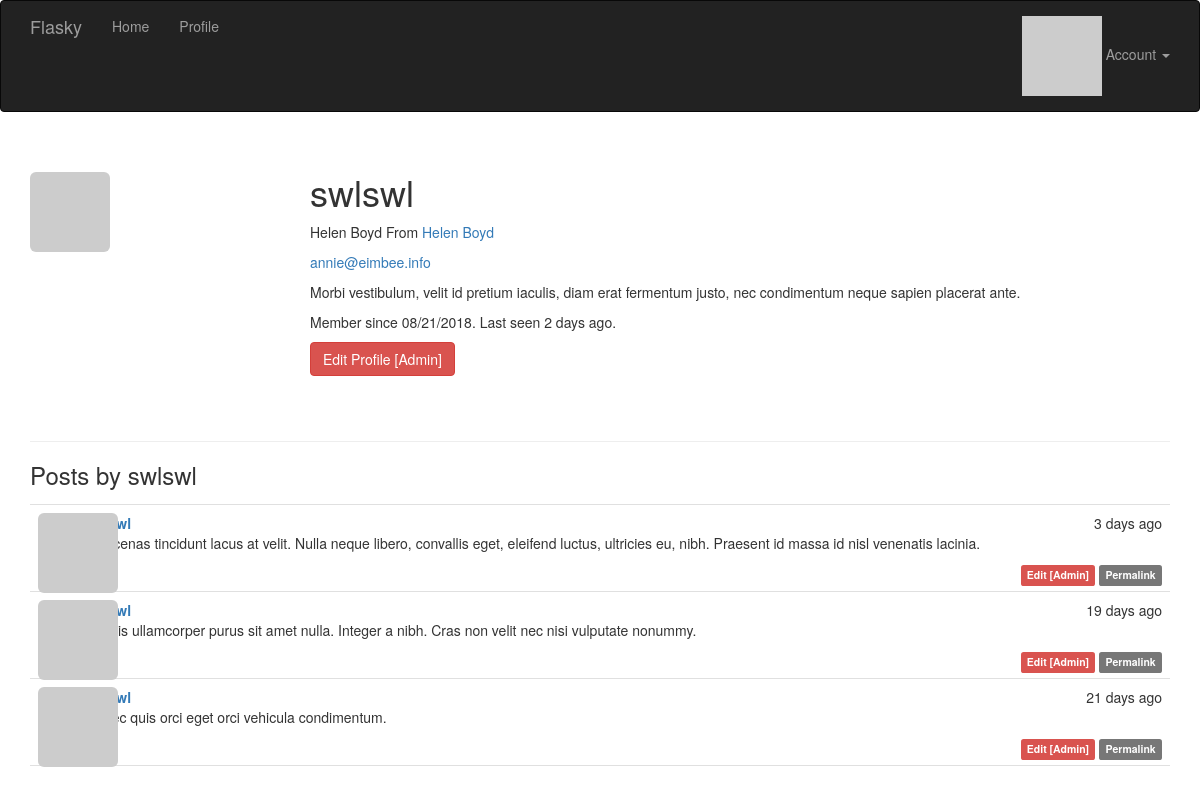
Screenshot of /user/swlswl (signed in) with the database file from the repository.
### app/models.py (models this page shows, shortened)
class User(UserMixin, db.Model):
    __tablename__ = 'users'
    id = db.Column(db.Integer, primary_key=True)  # 用户id
    email = db.Column(db.String(64), unique=True, index=True)  # 用户邮箱
    username = db.Column(db.String(64), unique=True, index=True)  # 用户名
    password_hash = db.Column(db.String(128))  # 加密的密码
    role_id = db.Column(db.Integer, db.ForeignKey('roles.id'))
    name = db.Column(db.String(64))  # 真实姓名
    location = db.Column(db.String(64))  # 所在地
    about_me = db.Column(db.Text())  # 自我介绍
    member_since = db.Column(db.DateTime(), default=datetime.utcnow)  # 注册时间
    last_seen = db.Column(db.DateTime(), default=datetime.utcnow)  # 最后访问日期
    avatar_hash = db.Column(db.String(32))  # 头像的hash值
    posts = db.relationship('Post', backref='author', lazy='dynamic')
    confirmed = db.Column(db.Boolean, default=False)  # 是否确认
    def can(self, permissions):
        return self.role is not None and (self.role.permissions & permissions) == permissions
    def is_administrator(self):
        return self.can(Permission.ADMINISTER)
    @property
    def password(self):
        raise AttributeError('password is not a readable attribute')
    def ping(self):
        self.last_seen = datetime.utcnow()
        db.session.add(self)
    def gravatar(self, size=100, default='identicon', rating='g'):
        if request.is_secure:
            url = "https://secure.gravatar.com/avatar"
        else:
            url = 'http://www.gravatar.com/avatar'
        hash = self.avatar_hash or hashlib.md5(self.email.encode('utf-8')).hexdigest()
        return '{url}/{hash}?s={size}&d={default}&r={rating}'.format(
            url=url, hash=hash, size=size, default=default, rating=rating)

class Post(db.Model):  # 文章模型
    __tablename__ = 'posts'
    id = db.Column(db.Integer, primary_key=True)
    body = db.Column(db.Text)
    timestamp = db.Column(db.DateTime, index=True, default=datetime.utcnow)
    author_id = db.Column(db.Integer, db.ForeignKey('users.id'))
    body_html = db.Column(db.Text)

### app/main/views.py (the view)
@main.route('/user/<username>')
def user(username):
    user = User.query.filter_by(username=username).first()
    if user is None:
        abort(404)
    posts = user.posts.order_by(Post.timestamp.desc()).all()
    return render_template('user.html', user=user, posts=posts)

### app/auth/views.py (called while the page is built)
@auth.before_app_request  # 在before_app_request 处理程序中过滤未确认的账户
def before_request():
    if current_user.is_authenticated:
        current_user.ping()
        if not current_user.confirmed and \
                request.endpoint[:5] != 'auth.' and \
                request.endpoint != 'static':
            return redirect(url_for('auth.unconfirmed'))

### app/main/__init__.py (called while the page is built)
@main.app_context_processor  # 把Permission类加入模板上下文
def inject_permissions():
    return dict(Permission=Permission)

### app/models.py (called while the page is built)
@login_manager.user_loader  # 实现一个回调函数，使用指定的标识符加载用户。
def load_user(user_id):
    return User.query.get(int(user_id))  # 接收以Unicode字符串形式表示的用户标识符。如果能找到用户，返回用户对象，否则，返回None

### app/templates/user.html (shortened to what this page needs)
{% extends "base.html" %}
{% block page_content %}
<div class="page-header">
    <img class="img-rounded profile-thumbnail" src="{{current_user.gravatar(size=256)}}">
    <div class="profile-header">
        <h1>{{user.username}}</h1>
        {% if user.name or user.location %}
        <p>
            {% if user.name %}{{user.name}}{% endif %}
            {% if user.location %}
            From <a href="https://map.baidu.com/?q={{user.location}}">
            {{user.location}}
        </a>
            {% endif %}
        </p>
        {% endif %}
        {% if current_user.is_administrator() %}
        <p><a href="mailto:{{user.email}}">{{user.email}}</a></p>
        {% endif %}
        {% if user.about_me %}<p>{{user.about_me}}</p>{% endif %}
        <p>
            Member since {{moment(user.member_since).format('L')}}.
            Last seen {{moment(user.last_seen).fromNow()}}.
        </p>
        <p>
            {% if current_user.is_administrator() %}
            <a class="btn btn-danger" href="{{url_for('.edit_profile_admin',id=user.id)}}">Edit Profile [Admin]</a>
            {% endif %}
        </p>
    </div>
</div>
<h3>Posts by {{user.username}}</h3>
{% include '_posts.html' %}
{% endblock %}

### app/templates/_posts.html
<ul class="posts">
    {% for post in posts %}
    <li class="post">
        <div class="post-thumbnail">
            <a href="{{url_for('.user',username=post.author.username)}}">
                <img class="img-rounded profile-thumbnail" src="{{post.author.gravatar(size=40)}}">
            </a>
        </div>
        <div class="post-content">
            <div class="post-date">{{moment(post.timestamp).fromNow()}}</div>
            <div class="post-author"><a href="{{url_for('.user',username=post.author.username)}}">{{post.author.username}}</a> </div>
            <div class="post-body">
                {% if post.body_html %}
                    {{post.body_html | safe}}
                {% else %}
                    {{post.body}}
                {% endif %}
            </div>
            <div class="post-footer">
                {% if current_user == post.author %}
                <a href="{{url_for('.edit',id=post.id)}}">
                    <span class="label label-primary">Edit</span>
                </a>
                {% elif current_user.is_administrator() %}
                <a href="{{url_for('.edit',id=post.id)}}">
                    <span class="label label-danger">Edit [Admin]</span>
                </a>
                {% endif %}
                <a href="{{url_for('.post',id=post.id)}}">
                    <span class="label label-default">Permalink</span>
                </a>
            </div>
        </div>
    </li>
    {% endfor %}
</ul>

### app/static/styles.css (style rules this page uses)
.profile-thumbnail { position: absolute; }
.profile-header { min-height: 260px; margin-left: 280px; }
ul.posts { list-style-type: none; padding: 0px; margin: 16px 0px 0px 0px; border-top: 1px solid #e0e0e0; }
ul.posts li.post { padding: 8px; border-bottom: 1px solid #e0e0e0; }
div.post-date { float: right; }
div.post-author { font-weight: bold; }
div.post-thumbnail { position: absolute; }
div.post-content { margin-left: 48px; min-height: 48px; }
div.post-footer { text-align: right; }

### rows the page displays
User: username "swlswl", name "Helen Boyd", location "Helen Boyd", email "annie@eimbee.info", about_me "Morbi vestibulum, velit id pretium iaculis, diam erat fermentum justo, nec condimentum neque sapien placerat ante.", member_since "08/21/2018", last_seen "2 days ago"
Post: timestamp "3 days ago", body_html "Maecenas tincidunt lacus at velit. Nulla neque libero, convallis eget, eleifend luctus, ultricies eu, nibh. Praesent id massa id nisl venenatis lacinia."
Post: timestamp "19 days ago", body_html "Mauris ullamcorper purus sit amet nulla. Integer a nibh. Cras non velit nec nisi vulputate nonummy."
Post: timestamp "21 days ago", body_html "Donec quis orci eget orci vehicula condimentum."
